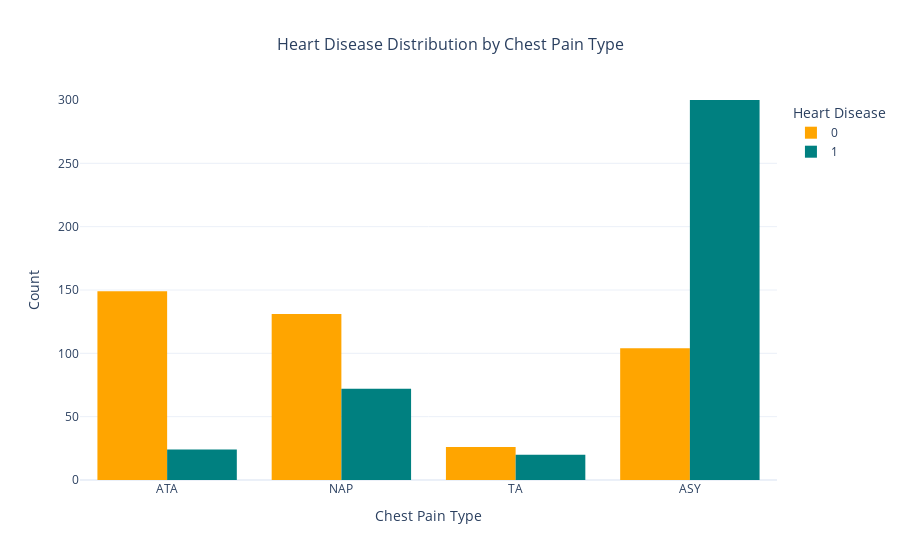

Write notebook code for a chart like this one.
### Code cell
#Plotting heart disease distribution by chest pain type
# Create the histogram
fig = px.histogram(
    data, 
    x='ChestPainType', 
    color='HeartDisease', 
    barmode='group',  # Grouped bars
    color_discrete_sequence=['Orange', 'Teal'],  # Use contrasting colors
    title='Heart Disease Distribution by Chest Pain Type'
)

# Customize the layout
fig.update_layout(
    xaxis_title='Chest Pain Type',
    yaxis_title='Count',
    legend_title='Heart Disease',
    template='plotly_white',
    title_font_size=16,
    title_x=0.5,  # Center the title
    yaxis=dict(range=[0, 300])  # Adjust y-axis range
)

# Show the plot
fig.show()

### Figure 1 — Plotly figure (JSON) as saved in the notebook; plotly's stock layout.template omitted (floating-point values rounded to 4 significant figures; data arrays with more than 128 entries replaced by an {"elided": "..."} marker saying what was removed)
{"data": [{"alignmentgroup": "True", "bingroup": "x", "hovertemplate": "HeartDisease=0<br>ChestPainType=%{x}<br>count=%{y}<extra></extra>", "legendgroup": "0", "marker": {"color": "Orange", "pattern": {"shape": ""}}, "name": "0", "offsetgroup": "0", "orientation": "v", "showlegend": true, "type": "histogram", "x": {"elided": "410 str values"}, "xaxis": "x", "yaxis": "y"}, {"alignmentgroup": "True", "bingroup": "x", "hovertemplate": "HeartDisease=1<br>ChestPainType=%{x}<br>count=%{y}<extra></extra>", "legendgroup": "1", "marker": {"color": "Teal", "pattern": {"shape": ""}}, "name": "1", "offsetgroup": "1", "orientation": "v", "showlegend": true, "type": "histogram", "x": {"elided": "508 str values"}, "xaxis": "x", "yaxis": "y"}], "layout": {"barmode": "group", "legend": {"title": {"text": "Heart Disease"}, "tracegroupgap": 0}, "title": {"font": {"size": 16}, "text": "Heart Disease Distribution by Chest Pain Type", "x": 0.5}, "xaxis": {"anchor": "y", "domain": [0, 1], "title": {"text": "Chest Pain Type"}}, "yaxis": {"anchor": "x", "domain": [0, 1], "range": [0, 300], "title": {"text": "Count"}}}}
